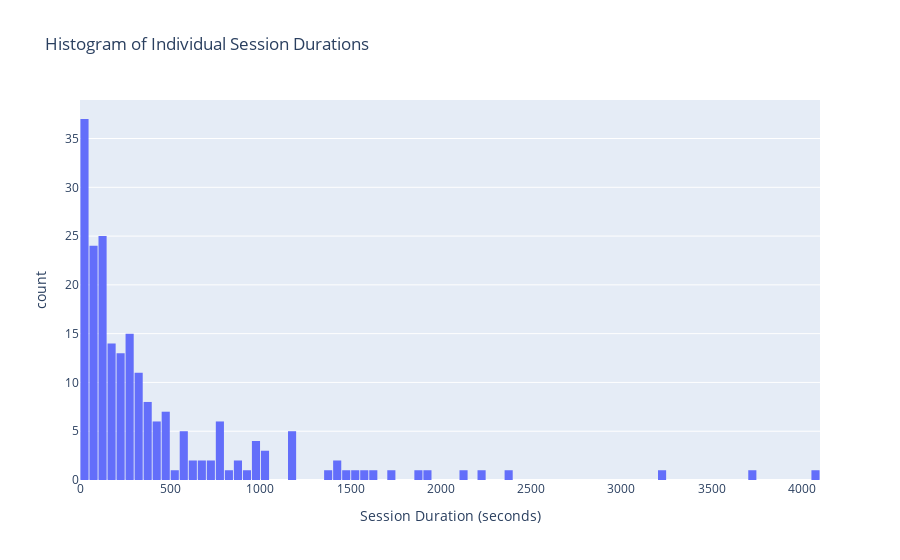

Here is the notebook cell this chart was saved with:
### Code cell
fig = px.histogram(
    session_bounds,
    x='duration',
    nbins=120,
    title='Histogram of Individual Session Durations',
    labels={'duration': 'Session Duration (seconds)'}
)
fig.update_layout(bargap=0.1)
fig.show()

### Figure 1 — Plotly figure (JSON) as saved in the notebook; plotly's stock layout.template omitted (floating-point values rounded to 4 significant figures; data arrays with more than 128 entries replaced by an {"elided": "..."} marker saying what was removed)
{"data": [{"bingroup": "x", "hovertemplate": "Session Duration (seconds)=%{x}<br>count=%{y}<extra></extra>", "legendgroup": "", "marker": {"color": "#636efa", "pattern": {"shape": ""}}, "name": "", "nbinsx": 120, "orientation": "v", "showlegend": false, "type": "histogram", "x": {"elided": "210 float values"}, "xaxis": "x", "yaxis": "y"}], "layout": {"bargap": 0.1, "barmode": "relative", "legend": {"tracegroupgap": 0}, "title": {"text": "Histogram of Individual Session Durations"}, "xaxis": {"anchor": "y", "domain": [0, 1], "title": {"text": "Session Duration (seconds)"}}, "yaxis": {"anchor": "x", "domain": [0, 1], "title": {"text": "count"}}}}
